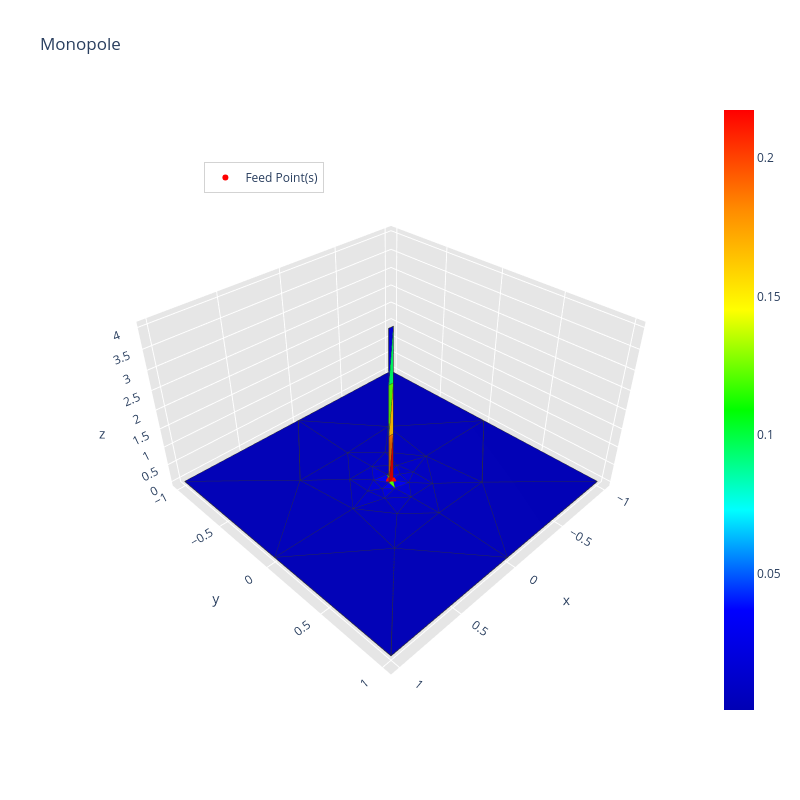
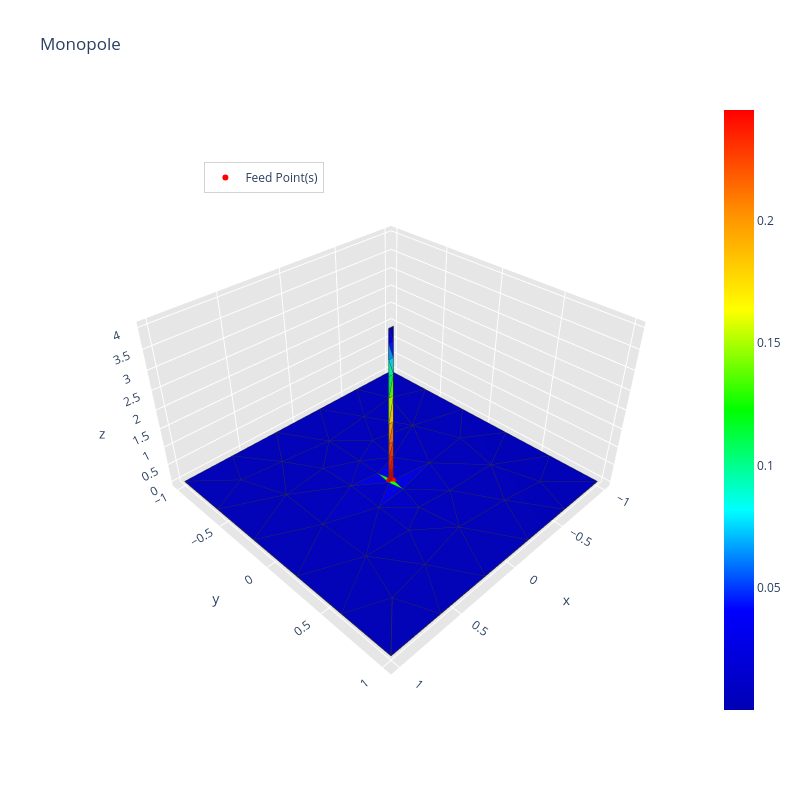
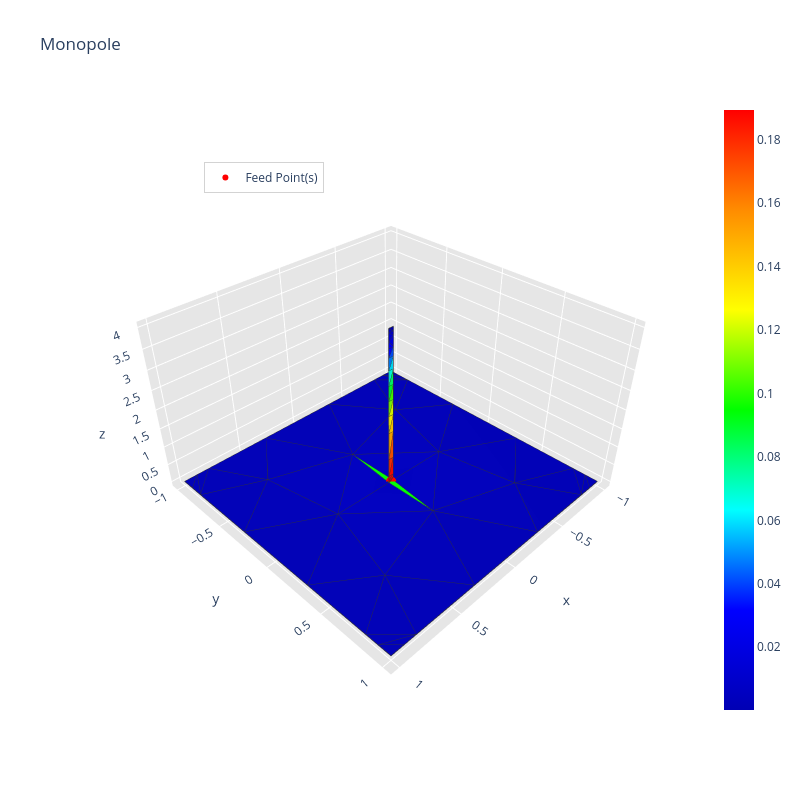
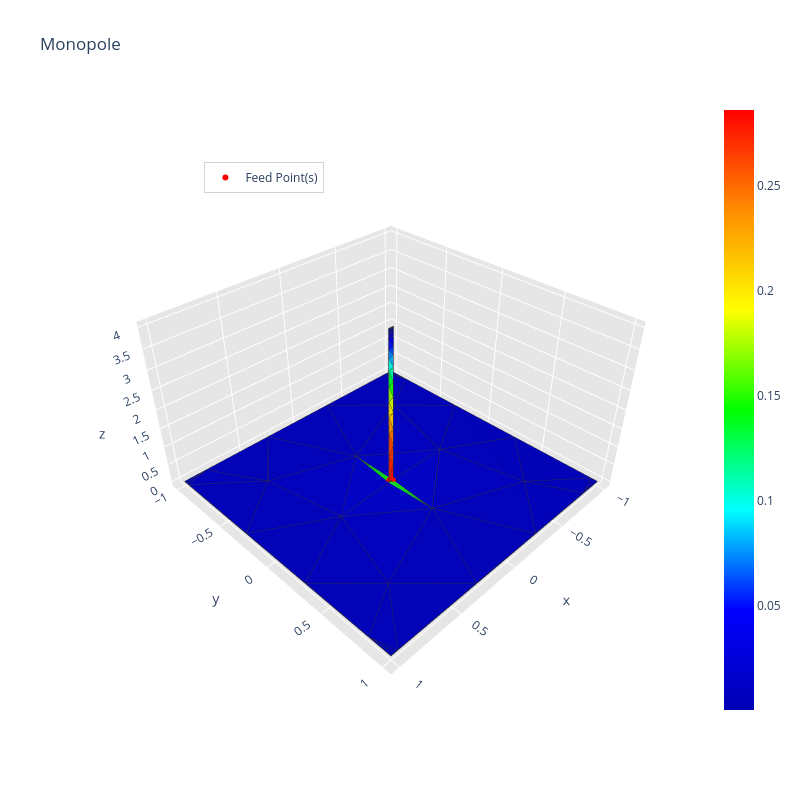

Here is the notebook cell these charts were saved with, in order:
### Code cell
feed_point = np.array([[0, 0, 0]])

run_radiation_refinement(config, grid_points, radius_vicinity, path, frequency, feed_point, excitation_unit_vector='z', gap_width=0.8*initial_mesh_size)

### Figure 1 — Plotly figure (JSON) as saved in the notebook; plotly's stock layout.template omitted (floating-point values rounded to 4 significant figures; data arrays with more than 128 entries replaced by an {"elided": "..."} marker saying what was removed)
{"data": [{"facecolor": ["rgb(0, 0, 187)", "rgb(0, 0, 187)", "rgb(0, 0, 208)", "rgb(0, 0, 208)", "rgb(0, 0, 183)", "rgb(0, 0, 183)", "rgb(0, 0, 180)", "rgb(0, 0, 180)", "rgb(0, 0, 180)", "rgb(0, 0, 180)", "rgb(0, 0, 189)", "rgb(0, 0, 189)", "rgb(0, 0, 180)", "rgb(0, 0, 180)", "rgb(0, 0, 180)", "rgb(0, 0, 180)", "rgb(0, 0, 185)", "rgb(0, 0, 185)", "rgb(0, 0, 183)", "rgb(0, 0, 183)", "rgb(0, 0, 195)", "rgb(0, 0, 195)", "rgb(0, 0, 185)", "rgb(0, 0, 185)", "rgb(0, 0, 237)", "rgb(0, 0, 237)", "rgb(0, 0, 183)", "rgb(0, 0, 183)", "rgb(0, 0, 183)", "rgb(0, 0, 183)", "rgb(0, 0, 194)", "rgb(0, 0, 194)", "rgb(0, 0, 235)", "rgb(0, 0, 235)", "rgb(0, 0, 196)", "rgb(0, 0, 196)", "rgb(0, 0, 193)", "rgb(0, 0, 193)", "rgb(0, 0, 188)", "rgb(0, 0, 188)", "rgb(0, 0, 189)", "rgb(0, 0, 189)", "rgb(0, 0, 195)", "rgb(0, 0, 195)", "rgb(0, 0, 195)", "rgb(0, 0, 195)", "rgb(0, 0, 207)", "rgb(0, 0, 207)", "rgb(0, 0, 187)", "rgb(0, 0, 187)", "rgb(0, 0, 207)", "rgb(0, 0, 207)", "rgb(0, 0, 212)", "rgb(0, 0, 212)", "rgb(77, 255, 0)", "rgb(77, 255, 0)", "rgb(0, 0, 187)", "rgb(0, 0, 187)", "rgb(255, 0, 0)", "rgb(255, 120, 0)", "rgb(0, 0, 227)", "rgb(0, 255, 103)", "rgb(255, 188, 0)", "rgb(86, 255, 0)"], "i": [22, 25, 34, 35, 14, 13, 4, 14, 13, 7, 29, 32, 12, 5, 6, 15, 17, 19, 18, 16, 28, 31, 23, 20, 0, 1, 17, 19, 15, 12, 26, 27, 36, 38, 33, 30, 24, 21, 23, 20, 24, 21, 26, 27, 31, 28, 33, 30, 31, 28, 34, 35, 28, 31, 0, 1, 17, 19, 11, 11, 9, 10, 11, 10], "j": [32, 29, 36, 38, 29, 32, 16, 19, 17, 18, 30, 33, 16, 19, 17, 18, 24, 21, 29, 32, 38, 36, 25, 22, 39, 37, 23, 20, 23, 20, 28, 31, 37, 39, 34, 35, 34, 35, 26, 27, 26, 27, 39, 37, 33, 30, 36, 38, 32, 29, 39, 37, 39, 37, 37, 39, 32, 29, 0, 1, 2, 9, 8, 8], "k": [16, 18, 0, 1, 19, 17, 13, 5, 6, 14, 21, 24, 4, 12, 15, 7, 23, 20, 14, 13, 30, 33, 18, 16, 34, 35, 15, 12, 18, 16, 25, 22, 0, 1, 24, 21, 26, 27, 25, 22, 23, 20, 28, 31, 32, 29, 34, 35, 22, 25, 26, 27, 38, 36, 1, 0, 24, 21, 1, 8, 3, 3, 10, 9], "name": "", "type": "mesh3d", "x": [-0.02, 0.02, 0.02, -0.02, -1.0, 1.0, -1.0, 1.0, 0.02, 0.02, -0.02, -0.02, 0.0, -1.0, 1.0, 0.0, -0.4311, -0.4348, 0.4311, 0.4348, -0.0002376, 0.186, -0.1982, 0.0002376, -0.186, 0.1982, 0.01771, -0.01771, 0.1525, 0.371, 0.181, -0.1525, -0.371, -0.181, -0.07648, 0.07648, -0.09718, -0.03193, 0.09718, 0.03193], "y": [0.0, 0.0, 0.0, 0.0, -1.0, -1.0, 1.0, 1.0, 0.0, 0.0, 0.0, 0.0, -1.0, 0.0, 0.0, 1.0, -0.4609, 0.4475, 0.4609, -0.4475, -0.4432, -0.2165, -0.2557, 0.4432, 0.2165, 0.2557, 0.2077, -0.2077, 0.09206, 0.01718, -0.04067, -0.09206, -0.01718, 0.04067, 0.09575, -0.09575, -0.01102, -0.07037, 0.01102, 0.07037], "z": [0.0, 0.0, 4.0, 4.0, 0.0, 0.0, 0.0, 0.0, 1.333, 2.667, 2.667, 1.333, 0.0, 0.0, 0.0, 0.0, 0.0, 0.0, 0.0, 0.0, 0.0, 0.0, 0.0, 0.0, 0.0, 0.0, 0.0, 0.0, 0.0, 0.0, 0.0, 0.0, 0.0, 0.0, 0.0, 0.0, 0.0, 0.0, 0.0, 0.0]}, {"line": {"color": "rgb(50, 50, 50)", "width": 1.5}, "mode": "lines", "showlegend": false, "type": "scatter3d", "x": {"elided": "320 float values"}, "y": {"elided": "320 float values"}, "z": {"elided": "320 float values"}}, {"hoverinfo": "none", "marker": {"color": [0.0007563, 0.2174], "colorscale": [[0, "rgb(0, 0, 180)"], [0.1667, "rgb(0, 0, 255)"], [0.3333, "rgb(0, 255, 255)"], [0.5, "rgb(0, 255, 0)"], [0.6667, "rgb(255, 255, 0)"], [0.8333, "rgb(255, 140, 0)"], [1, "rgb(255, 0, 0)"]], "showscale": true, "size": 0.1}, "mode": "markers", "showlegend": false, "type": "scatter3d", "x": [-0.02], "y": [0.0], "z": [0.0]}, {"marker": {"color": "red", "size": 6, "symbol": "circle"}, "mode": "markers+text", "name": "Feed Point(s)", "type": "scatter3d", "x": [0], "y": [0], "z": [0]}], "layout": {"height": 800, "legend": {"bgcolor": "rgba(255,255,255,0.7)", "bordercolor": "lightgray", "borderwidth": 1, "x": 0.2, "xanchor": "left", "y": 0.9, "yanchor": "top"}, "scene": {"aspectratio": {"x": 0.5, "y": 0.5, "z": 0.3}, "camera": {"eye": {"x": 0.65, "y": 0.65, "z": 0.65}}, "xaxis": {"backgroundcolor": "rgb(230, 230, 230)", "gridcolor": "rgb(255, 255, 255)", "showbackground": true, "zerolinecolor": "rgb(255, 255, 255)"}, "yaxis": {"backgroundcolor": "rgb(230, 230, 230)", "gridcolor": "rgb(255, 255, 255)", "showbackground": true, "zerolinecolor": "rgb(255, 255, 255)"}, "zaxis": {"backgroundcolor": "rgb(230, 230, 230)", "gridcolor": "rgb(255, 255, 255)", "showbackground": true, "zerolinecolor": "rgb(255, 255, 255)"}}, "title": {"text": "Monopole"}, "width": 800}}

### Figure 2 — Plotly figure (JSON) as saved in the notebook; plotly's stock layout.template omitted (floating-point values rounded to 4 significant figures; data arrays with more than 128 entries replaced by an {"elided": "..."} marker saying what was removed)
{"data": [{"facecolor": ["rgb(0, 0, 184)", "rgb(0, 0, 185)", "rgb(0, 0, 184)", "rgb(0, 0, 188)", "rgb(0, 0, 185)", "rgb(0, 0, 186)", "rgb(0, 0, 184)", "rgb(0, 0, 218)", "rgb(0, 0, 190)", "rgb(0, 0, 187)", "rgb(0, 0, 183)", "rgb(0, 0, 180)", "rgb(0, 0, 180)", "rgb(0, 0, 180)", "rgb(0, 0, 180)", "rgb(0, 0, 183)", "rgb(0, 0, 183)", "rgb(0, 0, 183)", "rgb(0, 0, 183)", "rgb(0, 0, 183)", "rgb(0, 0, 183)", "rgb(0, 0, 183)", "rgb(0, 0, 190)", "rgb(0, 0, 181)", "rgb(0, 0, 181)", "rgb(0, 0, 181)", "rgb(0, 0, 181)", "rgb(0, 0, 181)", "rgb(0, 0, 181)", "rgb(0, 0, 181)", "rgb(0, 0, 181)", "rgb(0, 0, 184)", "rgb(0, 0, 183)", "rgb(0, 0, 183)", "rgb(0, 0, 184)", "rgb(0, 0, 183)", "rgb(0, 0, 183)", "rgb(0, 0, 183)", "rgb(0, 0, 183)", "rgb(0, 0, 184)", "rgb(0, 0, 181)", "rgb(0, 0, 181)", "rgb(0, 0, 181)", "rgb(0, 0, 181)", "rgb(0, 0, 181)", "rgb(0, 0, 181)", "rgb(0, 0, 181)", "rgb(0, 0, 181)", "rgb(0, 0, 185)", "rgb(0, 0, 185)", "rgb(0, 0, 185)", "rgb(0, 0, 187)", "rgb(0, 0, 182)", "rgb(0, 0, 182)", "rgb(0, 0, 182)", "rgb(0, 0, 182)", "rgb(0, 0, 182)", "rgb(0, 0, 182)", "rgb(0, 0, 182)", "rgb(0, 0, 182)", "rgb(0, 0, 182)", "rgb(0, 0, 182)", "rgb(0, 0, 182)", "rgb(0, 0, 182)", "rgb(0, 0, 191)", "rgb(0, 0, 190)", "rgb(0, 0, 188)", "rgb(0, 0, 222)", "rgb(0, 0, 217)", "rgb(0, 0, 217)", "rgb(27, 255, 0)", "rgb(0, 255, 27)", "rgb(0, 0, 189)", "rgb(0, 0, 194)", "rgb(0, 0, 189)", "rgb(0, 0, 189)", "rgb(0, 0, 192)", "rgb(0, 0, 191)", "rgb(255, 0, 0)", "rgb(255, 8, 0)", "rgb(0, 0, 195)", "rgb(0, 0, 243)", "rgb(255, 38, 0)", "rgb(255, 15, 0)", "rgb(255, 90, 0)", "rgb(255, 54, 0)", "rgb(255, 170, 0)", "rgb(255, 113, 0)", "rgb(179, 255, 0)", "rgb(255, 203, 0)", "rgb(0, 255, 84)", "rgb(86, 255, 0)", "rgb(0, 255, 161)", "rgb(0, 154, 255)", "rgb(0, 218, 255)", "rgb(0, 25, 255)"], "i": [45, 52, 53, 56, 50, 47, 44, 4, 45, 54, 47, 22, 18, 14, 10, 40, 50, 21, 42, 44, 40, 9, 55, 15, 19, 13, 17, 21, 23, 9, 11, 46, 42, 40, 49, 45, 44, 14, 18, 42, 1, 2, 8, 20, 0, 16, 12, 3, 49, 51, 46, 48, 19, 15, 52, 54, 23, 11, 41, 43, 53, 56, 40, 42, 55, 64, 48, 65, 63, 5, 5, 4, 57, 57, 58, 51, 58, 64, 4, 5, 6, 6, 24, 39, 25, 38, 27, 26, 27, 35, 28, 35, 34, 30, 33, 31], "j": [64, 64, 65, 63, 63, 65, 56, 66, 65, 55, 53, 46, 45, 44, 49, 52, 56, 46, 54, 55, 49, 49, 63, 56, 53, 54, 52, 41, 42, 43, 40, 47, 46, 51, 50, 52, 54, 56, 53, 48, 60, 59, 62, 61, 62, 60, 59, 61, 58, 58, 57, 57, 61, 62, 60, 59, 59, 60, 61, 62, 61, 62, 60, 59, 66, 65, 66, 66, 67, 67, 66, 67, 65, 66, 63, 64, 67, 67, 5, 24, 7, 32, 25, 24, 26, 25, 36, 36, 28, 36, 29, 28, 29, 31, 34, 32], "k": [52, 51, 45, 55, 56, 53, 55, 55, 64, 48, 41, 21, 17, 13, 9, 51, 43, 41, 48, 54, 10, 43, 4, 14, 18, 12, 16, 20, 22, 8, 10, 41, 22, 49, 43, 17, 13, 44, 45, 46, 11, 23, 0, 3, 15, 1, 2, 19, 50, 49, 47, 46, 53, 56, 16, 12, 42, 40, 20, 8, 41, 43, 52, 54, 48, 5, 57, 5, 4, 64, 4, 5, 47, 65, 50, 58, 63, 58, 39, 39, 32, 31, 38, 38, 37, 37, 26, 37, 35, 27, 34, 34, 30, 33, 30, 33], "name": "", "type": "mesh3d", "x": [-1.0, 1.0, -1.0, 1.0, -0.02, 0.02, 0.02, -0.02, -0.6061, -0.2123, 0.2123, 0.6061, -1.0, -1.0, -1.0, -1.0, 1.0, 1.0, 1.0, 1.0, 0.6061, 0.2123, -0.2123, -0.6061, 0.02, 0.02, 0.02, 0.02, 0.02, 0.02, 0.02, 0.02, -0.02, -0.02, -0.02, -0.02, -0.02, -0.02, -0.02, -0.02, 0.3954, 0.3972, -0.3981, -0.3895, -0.7073, 0.6025, 0.007862, 0.2551, -0.2148, 0.001574, -0.2313, 0.2382, 0.5941, 0.5994, -0.6239, -0.3337, -0.5719, 0.053, 0.001488, -0.721, 0.7192, 0.7176, -0.7136, -0.1939, 0.2255, 0.2405, -0.001415, 0.004403], "y": [-1.0, -1.0, 1.0, 1.0, 0.0, 0.0, 0.0, 0.0, -1.0, -1.0, -1.0, -1.0, 0.6061, 0.2123, -0.2123, -0.6061, -0.6061, -0.2123, 0.2123, 0.6061, 1.0, 1.0, 1.0, 1.0, 0.0, 0.0, 0.0, 0.0, 0.0, 0.0, 0.0, 0.0, 0.0, 0.0, 0.0, 0.0, 0.0, 0.0, 0.0, 0.0, -0.6973, 0.6846, 0.6681, -0.6827, 0.01554, -0.01069, 0.6208, 0.4143, 0.3471, -0.6403, -0.422, -0.4343, -0.4004, 0.3841, 0.3719, 0.05147, -0.3395, 0.3137, -0.3142, 0.7234, -0.7401, 0.7272, -0.7253, -0.1747, -0.1592, 0.1285, 0.1151, -0.1244], "z": [0.0, 0.0, 0.0, 0.0, 0.0, 0.0, 4.0, 4.0, 0.0, 0.0, 0.0, 0.0, 0.0, 0.0, 0.0, 0.0, 0.0, 0.0, 0.0, 0.0, 0.0, 0.0, 0.0, 0.0, 0.3613, 0.7227, 1.121, 1.661, 2.339, 2.879, 3.277, 3.639, 3.639, 3.277, 2.878, 2.339, 1.661, 1.121, 0.7226, 0.3613, 0.0, 0.0, 0.0, 0.0, 0.0, 0.0, 0.0, 0.0, 0.0, 0.0, 0.0, 0.0, 0.0, 0.0, 0.0, 0.0, 0.0, 0.0, 0.0, 0.0, 0.0, 0.0, 0.0, 0.0, 0.0, 0.0, 0.0, 0.0]}, {"line": {"color": "rgb(50, 50, 50)", "width": 1.5}, "mode": "lines", "showlegend": false, "type": "scatter3d", "x": {"elided": "480 float values"}, "y": {"elided": "480 float values"}, "z": {"elided": "480 float values"}}, {"hoverinfo": "none", "marker": {"color": [0.0001987, 0.2451], "colorscale": [[0, "rgb(0, 0, 180)"], [0.1667, "rgb(0, 0, 255)"], [0.3333, "rgb(0, 255, 255)"], [0.5, "rgb(0, 255, 0)"], [0.6667, "rgb(255, 255, 0)"], [0.8333, "rgb(255, 140, 0)"], [1, "rgb(255, 0, 0)"]], "showscale": true, "size": 0.1}, "mode": "markers", "showlegend": false, "type": "scatter3d", "x": [-1.0], "y": [-1.0], "z": [0.0]}, {"marker": {"color": "red", "size": 6, "symbol": "circle"}, "mode": "markers+text", "name": "Feed Point(s)", "type": "scatter3d", "x": [0], "y": [0], "z": [0]}], "layout": {"height": 800, "legend": {"bgcolor": "rgba(255,255,255,0.7)", "bordercolor": "lightgray", "borderwidth": 1, "x": 0.2, "xanchor": "left", "y": 0.9, "yanchor": "top"}, "scene": {"aspectratio": {"x": 0.5, "y": 0.5, "z": 0.3}, "camera": {"eye": {"x": 0.65, "y": 0.65, "z": 0.65}}, "xaxis": {"backgroundcolor": "rgb(230, 230, 230)", "gridcolor": "rgb(255, 255, 255)", "showbackground": true, "zerolinecolor": "rgb(255, 255, 255)"}, "yaxis": {"backgroundcolor": "rgb(230, 230, 230)", "gridcolor": "rgb(255, 255, 255)", "showbackground": true, "zerolinecolor": "rgb(255, 255, 255)"}, "zaxis": {"backgroundcolor": "rgb(230, 230, 230)", "gridcolor": "rgb(255, 255, 255)", "showbackground": true, "zerolinecolor": "rgb(255, 255, 255)"}}, "title": {"text": "Monopole"}, "width": 800}}

### Figure 3 — Plotly figure (JSON) as saved in the notebook; plotly's stock layout.template omitted (floating-point values rounded to 4 significant figures; data arrays with more than 128 entries replaced by an {"elided": "..."} marker saying what was removed)
{"data": [{"facecolor": ["rgb(0, 255, 5)", "rgb(0, 255, 5)", "rgb(0, 0, 181)", "rgb(0, 0, 181)", "rgb(0, 0, 181)", "rgb(0, 0, 181)", "rgb(0, 0, 180)", "rgb(0, 0, 180)", "rgb(0, 0, 180)", "rgb(0, 0, 180)", "rgb(0, 0, 190)", "rgb(0, 0, 190)", "rgb(0, 0, 190)", "rgb(0, 0, 190)", "rgb(0, 0, 181)", "rgb(0, 0, 181)", "rgb(0, 0, 181)", "rgb(0, 0, 181)", "rgb(0, 0, 181)", "rgb(0, 0, 181)", "rgb(0, 0, 181)", "rgb(0, 0, 181)", "rgb(0, 0, 183)", "rgb(0, 0, 183)", "rgb(0, 0, 183)", "rgb(0, 0, 183)", "rgb(0, 0, 186)", "rgb(0, 0, 186)", "rgb(0, 0, 186)", "rgb(0, 0, 186)", "rgb(0, 0, 183)", "rgb(0, 0, 183)", "rgb(0, 0, 183)", "rgb(0, 0, 183)", "rgb(0, 0, 180)", "rgb(0, 0, 180)", "rgb(0, 0, 180)", "rgb(0, 0, 180)", "rgb(0, 0, 181)", "rgb(0, 0, 181)", "rgb(0, 0, 181)", "rgb(0, 0, 181)", "rgb(0, 0, 181)", "rgb(0, 0, 181)", "rgb(0, 0, 181)", "rgb(0, 0, 181)", "rgb(0, 0, 246)", "rgb(0, 0, 203)", "rgb(255, 4, 0)", "rgb(255, 4, 0)", "rgb(255, 3, 0)", "rgb(255, 7, 0)", "rgb(255, 6, 0)", "rgb(255, 0, 0)", "rgb(0, 0, 229)", "rgb(0, 0, 216)", "rgb(0, 0, 184)", "rgb(0, 0, 197)", "rgb(0, 78, 255)", "rgb(0, 5, 255)", "rgb(0, 224, 255)", "rgb(0, 123, 255)", "rgb(0, 255, 104)", "rgb(0, 255, 228)", "rgb(68, 255, 0)", "rgb(0, 255, 44)", "rgb(220, 255, 0)", "rgb(122, 255, 0)", "rgb(255, 199, 0)", "rgb(255, 247, 0)", "rgb(255, 83, 0)", "rgb(255, 168, 0)", "rgb(255, 12, 0)", "rgb(255, 47, 0)"], "i": [5, 4, 23, 11, 17, 29, 12, 18, 30, 24, 5, 58, 57, 4, 22, 10, 16, 28, 13, 19, 31, 25, 58, 59, 57, 60, 58, 57, 60, 59, 18, 24, 30, 12, 9, 21, 2, 27, 10, 19, 22, 22, 15, 32, 28, 28, 47, 45, 56, 55, 5, 33, 4, 33, 46, 44, 7, 6, 41, 41, 49, 40, 50, 39, 51, 38, 52, 37, 53, 36, 54, 35, 55, 34], "j": [57, 58, 61, 63, 62, 64, 58, 59, 57, 60, 60, 60, 59, 59, 61, 63, 62, 64, 61, 63, 62, 64, 63, 62, 64, 61, 61, 62, 64, 63, 63, 64, 62, 61, 20, 14, 15, 26, 19, 20, 13, 14, 16, 15, 26, 25, 42, 46, 65, 56, 65, 34, 65, 65, 47, 46, 45, 45, 47, 42, 40, 41, 39, 40, 38, 39, 37, 38, 36, 37, 35, 36, 34, 35], "k": [4, 5, 22, 10, 16, 28, 11, 17, 29, 23, 57, 5, 4, 58, 13, 19, 31, 25, 12, 18, 30, 24, 11, 17, 29, 23, 60, 59, 57, 58, 59, 60, 57, 58, 0, 1, 32, 3, 9, 9, 14, 21, 31, 31, 27, 26, 43, 44, 33, 33, 4, 55, 56, 5, 43, 43, 6, 44, 48, 47, 48, 48, 49, 49, 50, 50, 51, 51, 52, 52, 53, 53, 54, 54], "name": "", "type": "mesh3d", "x": [-1.0, 1.0, -1.0, 1.0, -0.02, 0.02, 0.02, -0.02, 0.006667, -0.9024, -0.8048, -0.3098, 0.3098, 0.8048, 0.9024, -1.0, -1.0, -1.0, -1.0, -1.0, -1.0, 1.0, 1.0, 1.0, 1.0, 1.0, 1.0, 0.9024, 0.8048, 0.3098, -0.3098, -0.8048, -0.9024, 0.02, 0.02, 0.02, 0.02, 0.02, 0.02, 0.02, 0.02, 0.02, 0.02, 0.02, 0.02, -0.02, -0.02, -0.02, -0.02, -0.02, -0.02, -0.02, -0.02, -0.02, -0.02, -0.02, -0.02, 0.01379, -0.01379, -0.4738, 0.4738, 0.5866, -0.5866, -0.6264, 0.6264, -2.395e-20], "y": [-1.0, -1.0, 1.0, 1.0, 0.0, 0.0, 0.0, 0.0, 0.0, -1.0, -1.0, -1.0, -1.0, -1.0, -1.0, 0.9024, 0.8048, 0.3098, -0.3098, -0.8048, -0.9024, -0.9024, -0.8048, -0.3098, 0.3098, 0.8048, 0.9024, 1.0, 1.0, 1.0, 1.0, 1.0, 1.0, 0.0, 0.0, 0.0, 0.0, 0.0, 0.0, 0.0, 0.0, 0.0, 0.0, 0.0, 0.0, 0.0, 0.0, 0.0, 0.0, 0.0, 0.0, 0.0, 0.0, 0.0, 0.0, 0.0, 0.0, 0.4015, -0.4015, 0.01357, -0.01357, -0.6105, 0.6105, -0.5749, 0.5749, 0.0], "z": [0.0, 0.0, 0.0, 0.0, 0.0, 0.0, 4.0, 4.0, 2.667, 0.0, 0.0, 0.0, 0.0, 0.0, 0.0, 0.0, 0.0, 0.0, 0.0, 0.0, 0.0, 0.0, 0.0, 0.0, 0.0, 0.0, 0.0, 0.0, 0.0, 0.0, 0.0, 0.0, 0.0, 0.0968, 0.1936, 0.6796, 1.403, 1.861, 2.248, 2.636, 3.018, 3.321, 3.538, 3.694, 3.903, 3.903, 3.807, 3.536, 3.316, 3.011, 2.628, 2.242, 1.855, 1.397, 0.6772, 0.1932, 0.09662, 0.0, 0.0, 0.0, 0.0, 0.0, 0.0, 0.0, 0.0, 0.04835]}, {"line": {"color": "rgb(50, 50, 50)", "width": 1.5}, "mode": "lines", "showlegend": false, "type": "scatter3d", "x": {"elided": "370 float values"}, "y": {"elided": "370 float values"}, "z": {"elided": "370 float values"}}, {"hoverinfo": "none", "marker": {"color": [0.0001981, 0.1894], "colorscale": [[0, "rgb(0, 0, 180)"], [0.1667, "rgb(0, 0, 255)"], [0.3333, "rgb(0, 255, 255)"], [0.5, "rgb(0, 255, 0)"], [0.6667, "rgb(255, 255, 0)"], [0.8333, "rgb(255, 140, 0)"], [1, "rgb(255, 0, 0)"]], "showscale": true, "size": 0.1}, "mode": "markers", "showlegend": false, "type": "scatter3d", "x": [-1.0], "y": [-1.0], "z": [0.0]}, {"marker": {"color": "red", "size": 6, "symbol": "circle"}, "mode": "markers+text", "name": "Feed Point(s)", "type": "scatter3d", "x": [0], "y": [0], "z": [0]}], "layout": {"height": 800, "legend": {"bgcolor": "rgba(255,255,255,0.7)", "bordercolor": "lightgray", "borderwidth": 1, "x": 0.2, "xanchor": "left", "y": 0.9, "yanchor": "top"}, "scene": {"aspectratio": {"x": 0.5, "y": 0.5, "z": 0.3}, "camera": {"eye": {"x": 0.65, "y": 0.65, "z": 0.65}}, "xaxis": {"backgroundcolor": "rgb(230, 230, 230)", "gridcolor": "rgb(255, 255, 255)", "showbackground": true, "zerolinecolor": "rgb(255, 255, 255)"}, "yaxis": {"backgroundcolor": "rgb(230, 230, 230)", "gridcolor": "rgb(255, 255, 255)", "showbackground": true, "zerolinecolor": "rgb(255, 255, 255)"}, "zaxis": {"backgroundcolor": "rgb(230, 230, 230)", "gridcolor": "rgb(255, 255, 255)", "showbackground": true, "zerolinecolor": "rgb(255, 255, 255)"}}, "title": {"text": "Monopole"}, "width": 800}}

### Figure 4 — Plotly figure (JSON) as saved in the notebook; plotly's stock layout.template omitted (floating-point values rounded to 4 significant figures; data arrays with more than 128 entries replaced by an {"elided": "..."} marker saying what was removed)
{"data": [{"facecolor": ["rgb(0, 0, 181)", "rgb(0, 0, 181)", "rgb(0, 0, 181)", "rgb(0, 0, 181)", "rgb(0, 255, 16)", "rgb(0, 255, 55)", "rgb(13, 255, 0)", "rgb(0, 255, 4)", "rgb(0, 0, 181)", "rgb(0, 0, 181)", "rgb(0, 0, 181)", "rgb(0, 0, 181)", "rgb(0, 0, 181)", "rgb(0, 0, 181)", "rgb(0, 0, 181)", "rgb(0, 0, 181)", "rgb(0, 0, 182)", "rgb(0, 0, 191)", "rgb(0, 0, 192)", "rgb(0, 0, 191)", "rgb(0, 0, 191)", "rgb(0, 0, 180)", "rgb(0, 0, 180)", "rgb(0, 0, 180)", "rgb(0, 0, 180)", "rgb(0, 0, 181)", "rgb(0, 0, 181)", "rgb(0, 0, 181)", "rgb(0, 0, 182)", "rgb(0, 0, 183)", "rgb(0, 0, 182)", "rgb(0, 0, 182)", "rgb(0, 0, 183)", "rgb(0, 0, 183)", "rgb(0, 0, 182)", "rgb(0, 0, 186)", "rgb(0, 0, 186)", "rgb(0, 0, 186)", "rgb(0, 0, 183)", "rgb(0, 0, 187)", "rgb(0, 0, 183)", "rgb(0, 0, 182)", "rgb(0, 0, 182)", "rgb(0, 0, 182)", "rgb(0, 0, 205)", "rgb(0, 0, 181)", "rgb(0, 0, 181)", "rgb(0, 0, 210)", "rgb(0, 0, 201)", "rgb(0, 0, 194)", "rgb(0, 0, 185)", "rgb(0, 0, 186)", "rgb(0, 0, 192)", "rgb(0, 0, 215)", "rgb(0, 0, 198)", "rgb(0, 0, 221)", "rgb(0, 0, 188)", "rgb(0, 0, 189)", "rgb(255, 15, 0)", "rgb(255, 0, 0)", "rgb(255, 16, 0)", "rgb(255, 33, 0)", "rgb(255, 17, 0)", "rgb(255, 73, 0)", "rgb(255, 55, 0)", "rgb(255, 152, 0)", "rgb(255, 116, 0)", "rgb(255, 230, 0)", "rgb(255, 201, 0)", "rgb(142, 255, 0)", "rgb(207, 255, 0)", "rgb(0, 255, 46)", "rgb(26, 255, 0)", "rgb(0, 255, 235)", "rgb(0, 255, 168)", "rgb(0, 134, 255)", "rgb(0, 184, 255)", "rgb(0, 19, 255)", "rgb(0, 69, 255)", "rgb(0, 0, 233)", "rgb(255, 31, 0)"], "i": [0, 24, 13, 28, 4, 5, 29, 29, 19, 25, 28, 18, 21, 16, 11, 26, 20, 4, 61, 5, 60, 12, 27, 17, 22, 13, 18, 23, 28, 27, 17, 22, 61, 60, 62, 63, 60, 62, 63, 61, 12, 15, 10, 25, 47, 45, 7, 42, 43, 47, 6, 46, 44, 48, 43, 41, 44, 68, 59, 59, 30, 31, 59, 57, 58, 34, 33, 35, 34, 35, 54, 37, 36, 38, 37, 39, 51, 39, 50, 40, 29], "j": [9, 23, 1, 2, 61, 60, 60, 61, 20, 23, 14, 9, 67, 64, 65, 66, 67, 62, 63, 63, 62, 61, 60, 62, 63, 67, 65, 66, 64, 64, 65, 66, 65, 66, 64, 66, 64, 65, 67, 67, 67, 64, 65, 66, 48, 69, 69, 48, 47, 68, 69, 69, 68, 49, 68, 49, 69, 69, 29, 4, 31, 32, 31, 32, 32, 56, 56, 55, 55, 36, 55, 53, 53, 52, 52, 51, 52, 40, 51, 49, 5], "k": [18, 3, 19, 14, 29, 29, 4, 5, 13, 24, 15, 10, 20, 15, 10, 25, 13, 61, 5, 60, 4, 11, 26, 16, 21, 12, 17, 22, 27, 60, 62, 63, 11, 26, 16, 60, 62, 61, 21, 63, 61, 28, 18, 23, 42, 6, 45, 41, 42, 46, 44, 7, 43, 41, 47, 40, 68, 46, 30, 29, 59, 58, 58, 33, 57, 33, 57, 34, 56, 54, 35, 36, 54, 37, 53, 38, 38, 50, 39, 50, 30], "name": "", "type": "mesh3d", "x": [-1.0, 1.0, -1.0, 1.0, -0.02, 0.02, 0.02, -0.02, 0.006667, -0.9757, -0.9514, -0.2892, 0.2892, 0.8287, -1.0, -1.0, -1.0, -1.0, -1.0, 1.0, 1.0, 1.0, 1.0, 1.0, 0.9757, 0.9514, 0.2892, -0.2892, -0.8287, -2.429e-17, 0.02, 0.02, 0.02, 0.02, 0.02, 0.02, 0.02, 0.02, 0.02, 0.02, 0.02, 0.02, 0.02, 0.02, 0.02, 2.429e-17, -0.02, -0.02, -0.02, -0.02, -0.02, -0.02, -0.02, -0.02, -0.02, -0.02, -0.02, -0.02, -0.02, -0.02, -1.927e-09, -0.01837, -0.4999, 0.4735, -0.6454, -0.661, 0.6561, 0.5953, 4.615e-05, -2.262e-06], "y": [-1.0, -1.0, 1.0, 1.0, 0.0, 0.0, 0.0, 0.0, 0.0, -1.0, -1.0, -1.0, -1.0, -1.0, 0.9757, 0.9514, 0.2892, -0.2892, -0.8287, -0.9757, -0.9514, -0.2892, 0.2892, 0.8287, 1.0, 1.0, 1.0, 1.0, 1.0, 0.0, 0.0, 0.0, 0.0, 0.0, 0.0, 0.0, 0.0, 0.0, 0.0, 0.0, 0.0, 0.0, 0.0, 0.0, 0.0, 0.0, 0.0, 0.0, 0.0, 0.0, 0.0, 0.0, 0.0, 0.0, 0.0, 0.0, 0.0, 0.0, 0.0, 0.0, 0.3845, -0.3685, 0.001948, 0.01814, 0.6464, -0.6306, 0.6346, -0.5992, 0.0, 0.0], "z": [0.0, 0.0, 0.0, 0.0, 0.0, 0.0, 4.0, 4.0, 2.667, 0.0, 0.0, 0.0, 0.0, 0.0, 0.0, 0.0, 0.0, 0.0, 0.0, 0.0, 0.0, 0.0, 0.0, 0.0, 0.0, 0.0, 0.0, 0.0, 0.0, 0.0, 0.0243, 0.0486, 0.7083, 1.398, 1.855, 2.244, 2.633, 3.01, 3.296, 3.501, 3.755, 3.83, 3.884, 3.922, 3.976, 4.0, 3.975, 3.91, 3.858, 3.785, 3.539, 3.338, 3.058, 2.682, 2.29, 1.897, 1.445, 1.027, 0.5146, 0.02452, 0.0, 0.0, 0.0, 0.0, 0.0, 0.0, 0.0, 0.0, 3.951, 3.982]}, {"line": {"color": "rgb(50, 50, 50)", "width": 1.5}, "mode": "lines", "showlegend": false, "type": "scatter3d", "x": {"elided": "405 float values"}, "y": {"elided": "405 float values"}, "z": {"elided": "405 float values"}}, {"hoverinfo": "none", "marker": {"color": [0.0002897, 0.2861], "colorscale": [[0, "rgb(0, 0, 180)"], [0.1667, "rgb(0, 0, 255)"], [0.3333, "rgb(0, 255, 255)"], [0.5, "rgb(0, 255, 0)"], [0.6667, "rgb(255, 255, 0)"], [0.8333, "rgb(255, 140, 0)"], [1, "rgb(255, 0, 0)"]], "showscale": true, "size": 0.1}, "mode": "markers", "showlegend": false, "type": "scatter3d", "x": [-1.0], "y": [-1.0], "z": [0.0]}, {"marker": {"color": "red", "size": 6, "symbol": "circle"}, "mode": "markers+text", "name": "Feed Point(s)", "type": "scatter3d", "x": [0], "y": [0], "z": [0]}], "layout": {"height": 800, "legend": {"bgcolor": "rgba(255,255,255,0.7)", "bordercolor": "lightgray", "borderwidth": 1, "x": 0.2, "xanchor": "left", "y": 0.9, "yanchor": "top"}, "scene": {"aspectratio": {"x": 0.5, "y": 0.5, "z": 0.3}, "camera": {"eye": {"x": 0.65, "y": 0.65, "z": 0.65}}, "xaxis": {"backgroundcolor": "rgb(230, 230, 230)", "gridcolor": "rgb(255, 255, 255)", "showbackground": true, "zerolinecolor": "rgb(255, 255, 255)"}, "yaxis": {"backgroundcolor": "rgb(230, 230, 230)", "gridcolor": "rgb(255, 255, 255)", "showbackground": true, "zerolinecolor": "rgb(255, 255, 255)"}, "zaxis": {"backgroundcolor": "rgb(230, 230, 230)", "gridcolor": "rgb(255, 255, 255)", "showbackground": true, "zerolinecolor": "rgb(255, 255, 255)"}}, "title": {"text": "Monopole"}, "width": 800}}
